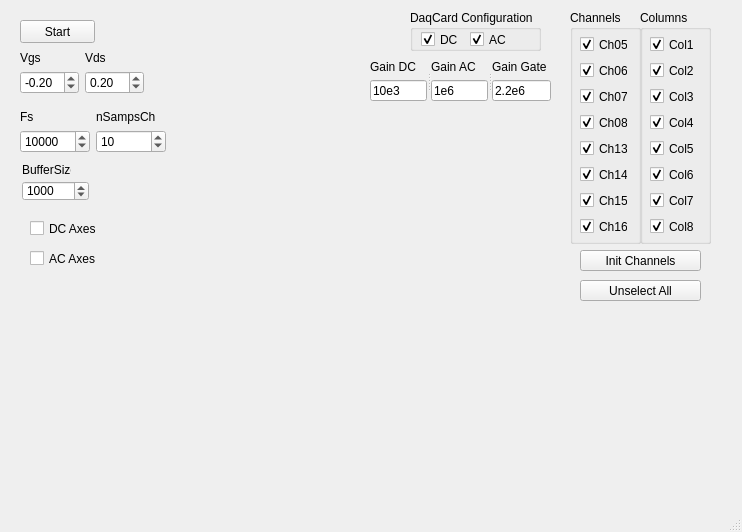
<?xml version="1.0" encoding="UTF-8"?>
<ui version="4.0">
 <class>MainWindow</class>
 <widget class="QMainWindow" name="MainWindow">
  <property name="geometry">
   <rect>
    <x>0</x>
    <y>0</y>
    <width>742</width>
    <height>532</height>
   </rect>
  </property>
  <property name="windowTitle">
   <string>MainWindow</string>
  </property>
  <widget class="QWidget" name="centralwidget">
   <widget class="QPushButton" name="ButStart">
    <property name="geometry">
     <rect>
      <x>20</x>
      <y>20</y>
      <width>75</width>
      <height>23</height>
     </rect>
    </property>
    <property name="text">
     <string>Start</string>
    </property>
   </widget>
   <widget class="QWidget" name="layoutWidget_23">
    <property name="geometry">
     <rect>
      <x>20</x>
      <y>50</y>
      <width>124</width>
      <height>44</height>
     </rect>
    </property>
    <layout class="QGridLayout" name="gridLayout_21">
     <item row="0" column="0">
      <widget class="QLabel" name="label_80">
       <property name="text">
        <string>Vgs</string>
       </property>
      </widget>
     </item>
     <item row="1" column="0">
      <widget class="QDoubleSpinBox" name="SpnSVgs">
       <property name="correctionMode">
        <enum>QAbstractSpinBox::CorrectToPreviousValue</enum>
       </property>
       <property name="minimum">
        <double>-0.300000000000000</double>
       </property>
       <property name="maximum">
        <double>3.000000000000000</double>
       </property>
       <property name="singleStep">
        <double>0.100000000000000</double>
       </property>
       <property name="value">
        <double>-0.200000000000000</double>
       </property>
      </widget>
     </item>
     <item row="0" column="1">
      <widget class="QLabel" name="label_81">
       <property name="text">
        <string>Vds</string>
       </property>
      </widget>
     </item>
     <item row="1" column="1">
      <widget class="QDoubleSpinBox" name="SpnSVds">
       <property name="maximum">
        <double>0.300000000000000</double>
       </property>
       <property name="singleStep">
        <double>0.010000000000000</double>
       </property>
       <property name="value">
        <double>0.200000000000000</double>
       </property>
      </widget>
     </item>
    </layout>
   </widget>
   <widget class="QGroupBox" name="GrConfig">
    <property name="geometry">
     <rect>
      <x>410</x>
      <y>10</y>
      <width>131</width>
      <height>41</height>
     </rect>
    </property>
    <property name="title">
     <string>DaqCard Configuration</string>
    </property>
    <widget class="QWidget" name="layoutWidget">
     <property name="geometry">
      <rect>
       <x>11</x>
       <y>20</y>
       <width>91</width>
       <height>19</height>
      </rect>
     </property>
     <layout class="QHBoxLayout" name="horizontalLayout">
      <item>
       <widget class="QCheckBox" name="ChckDCSetup">
        <property name="text">
         <string>DC</string>
        </property>
        <property name="checked">
         <bool>true</bool>
        </property>
        <property name="autoExclusive">
         <bool>false</bool>
        </property>
       </widget>
      </item>
      <item>
       <widget class="QCheckBox" name="ChckACSetup">
        <property name="text">
         <string>AC</string>
        </property>
        <property name="checked">
         <bool>true</bool>
        </property>
        <property name="autoExclusive">
         <bool>false</bool>
        </property>
       </widget>
      </item>
     </layout>
    </widget>
   </widget>
   <widget class="QPushButton" name="ButUnselAll">
    <property name="geometry">
     <rect>
      <x>580</x>
      <y>280</y>
      <width>121</width>
      <height>21</height>
     </rect>
    </property>
    <property name="sizePolicy">
     <sizepolicy hsizetype="Fixed" vsizetype="Fixed">
      <horstretch>0</horstretch>
      <verstretch>0</verstretch>
     </sizepolicy>
    </property>
    <property name="text">
     <string>Unselect All</string>
    </property>
   </widget>
   <widget class="QPushButton" name="ButInitChannels">
    <property name="geometry">
     <rect>
      <x>580</x>
      <y>250</y>
      <width>121</width>
      <height>21</height>
     </rect>
    </property>
    <property name="sizePolicy">
     <sizepolicy hsizetype="Fixed" vsizetype="Fixed">
      <horstretch>0</horstretch>
      <verstretch>0</verstretch>
     </sizepolicy>
    </property>
    <property name="text">
     <string>Init Channels</string>
    </property>
   </widget>
   <widget class="QSplitter" name="splitter_2">
    <property name="geometry">
     <rect>
      <x>370</x>
      <y>60</y>
      <width>181</width>
      <height>41</height>
     </rect>
    </property>
    <property name="orientation">
     <enum>Qt::Horizontal</enum>
    </property>
    <widget class="QSplitter" name="splitter">
     <property name="orientation">
      <enum>Qt::Horizontal</enum>
     </property>
     <widget class="QWidget" name="layoutWidget">
      <layout class="QVBoxLayout" name="verticalLayout_32">
       <item>
        <widget class="QLabel" name="label_45">
         <property name="text">
          <string>Gain DC</string>
         </property>
        </widget>
       </item>
       <item>
        <widget class="QLineEdit" name="QGainDC">
         <property name="text">
          <string>10e3</string>
         </property>
        </widget>
       </item>
      </layout>
     </widget>
     <widget class="QWidget" name="layoutWidget">
      <layout class="QVBoxLayout" name="verticalLayout_7">
       <item>
        <widget class="QLabel" name="label_47">
         <property name="text">
          <string>Gain AC</string>
         </property>
        </widget>
       </item>
       <item>
        <widget class="QLineEdit" name="QGainAC">
         <property name="text">
          <string>1e6</string>
         </property>
        </widget>
       </item>
      </layout>
     </widget>
    </widget>
    <widget class="QWidget" name="layoutWidget_4">
     <layout class="QVBoxLayout" name="verticalLayout_36">
      <item>
       <widget class="QLabel" name="label_46">
        <property name="text">
         <string>Gain Gate</string>
        </property>
       </widget>
      </item>
      <item>
       <widget class="QLineEdit" name="QGainGate">
        <property name="text">
         <string>2.2e6</string>
        </property>
       </widget>
      </item>
     </layout>
    </widget>
   </widget>
   <widget class="QGroupBox" name="GrColumns">
    <property name="geometry">
     <rect>
      <x>640</x>
      <y>10</y>
      <width>71</width>
      <height>234</height>
     </rect>
    </property>
    <property name="title">
     <string>Columns</string>
    </property>
    <widget class="QCheckBox" name="checkBox_17">
     <property name="geometry">
      <rect>
       <x>10</x>
       <y>208</y>
       <width>48</width>
       <height>17</height>
      </rect>
     </property>
     <property name="text">
      <string>Col8</string>
     </property>
     <property name="checked">
      <bool>true</bool>
     </property>
    </widget>
    <widget class="QCheckBox" name="checkBox_35">
     <property name="geometry">
      <rect>
       <x>10</x>
       <y>104</y>
       <width>48</width>
       <height>17</height>
      </rect>
     </property>
     <property name="text">
      <string>Col4</string>
     </property>
     <property name="checked">
      <bool>true</bool>
     </property>
    </widget>
    <widget class="QCheckBox" name="checkBox_37">
     <property name="geometry">
      <rect>
       <x>10</x>
       <y>78</y>
       <width>48</width>
       <height>17</height>
      </rect>
     </property>
     <property name="text">
      <string>Col3</string>
     </property>
     <property name="checked">
      <bool>true</bool>
     </property>
    </widget>
    <widget class="QCheckBox" name="checkBox_39">
     <property name="geometry">
      <rect>
       <x>10</x>
       <y>156</y>
       <width>48</width>
       <height>17</height>
      </rect>
     </property>
     <property name="text">
      <string>Col6</string>
     </property>
     <property name="checked">
      <bool>true</bool>
     </property>
    </widget>
    <widget class="QCheckBox" name="checkBox_41">
     <property name="geometry">
      <rect>
       <x>10</x>
       <y>182</y>
       <width>48</width>
       <height>17</height>
      </rect>
     </property>
     <property name="text">
      <string>Col7</string>
     </property>
     <property name="checked">
      <bool>true</bool>
     </property>
    </widget>
    <widget class="QCheckBox" name="checkBox_43">
     <property name="geometry">
      <rect>
       <x>10</x>
       <y>26</y>
       <width>48</width>
       <height>17</height>
      </rect>
     </property>
     <property name="text">
      <string>Col1</string>
     </property>
     <property name="checked">
      <bool>true</bool>
     </property>
    </widget>
    <widget class="QCheckBox" name="checkBox_45">
     <property name="geometry">
      <rect>
       <x>10</x>
       <y>52</y>
       <width>48</width>
       <height>17</height>
      </rect>
     </property>
     <property name="text">
      <string>Col2</string>
     </property>
     <property name="checked">
      <bool>true</bool>
     </property>
    </widget>
    <widget class="QCheckBox" name="checkBox_48">
     <property name="geometry">
      <rect>
       <x>10</x>
       <y>130</y>
       <width>48</width>
       <height>17</height>
      </rect>
     </property>
     <property name="text">
      <string>Col5</string>
     </property>
     <property name="checked">
      <bool>true</bool>
     </property>
    </widget>
   </widget>
   <widget class="QWidget" name="layoutWidget">
    <property name="geometry">
     <rect>
      <x>20</x>
      <y>110</y>
      <width>146</width>
      <height>43</height>
     </rect>
    </property>
    <layout class="QHBoxLayout" name="horizontalLayout_2">
     <item>
      <layout class="QVBoxLayout" name="verticalLayout_78">
       <item>
        <widget class="QLabel" name="label_76">
         <property name="text">
          <string>Fs</string>
         </property>
        </widget>
       </item>
       <item>
        <widget class="QDoubleSpinBox" name="SpnFs">
         <property name="decimals">
          <number>0</number>
         </property>
         <property name="maximum">
          <double>2000000.000000000000000</double>
         </property>
         <property name="singleStep">
          <double>100.000000000000000</double>
         </property>
         <property name="value">
          <double>10000.000000000000000</double>
         </property>
        </widget>
       </item>
      </layout>
     </item>
     <item>
      <layout class="QVBoxLayout" name="verticalLayout_79">
       <item>
        <widget class="QLabel" name="label_78">
         <property name="text">
          <string>nSampsCh</string>
         </property>
        </widget>
       </item>
       <item>
        <widget class="QSpinBox" name="SpnSamps">
         <property name="minimum">
          <number>1</number>
         </property>
         <property name="maximum">
          <number>1000000</number>
         </property>
         <property name="value">
          <number>10</number>
         </property>
        </widget>
       </item>
      </layout>
     </item>
    </layout>
   </widget>
   <widget class="QLabel" name="label_79">
    <property name="geometry">
     <rect>
      <x>22</x>
      <y>162</y>
      <width>49</width>
      <height>16</height>
     </rect>
    </property>
    <property name="text">
     <string>BufferSize</string>
    </property>
   </widget>
   <widget class="QSpinBox" name="SpnBuffSize">
    <property name="geometry">
     <rect>
      <x>22</x>
      <y>181</y>
      <width>67</width>
      <height>20</height>
     </rect>
    </property>
    <property name="minimum">
     <number>1</number>
    </property>
    <property name="maximum">
     <number>1000000</number>
    </property>
    <property name="value">
     <number>1000</number>
    </property>
   </widget>
   <widget class="QCheckBox" name="ChckDCAxs">
    <property name="geometry">
     <rect>
      <x>30</x>
      <y>220</y>
      <width>101</width>
      <height>17</height>
     </rect>
    </property>
    <property name="text">
     <string>DC Axes</string>
    </property>
   </widget>
   <widget class="QCheckBox" name="ChckACAxs">
    <property name="geometry">
     <rect>
      <x>30</x>
      <y>250</y>
      <width>101</width>
      <height>17</height>
     </rect>
    </property>
    <property name="text">
     <string>AC Axes</string>
    </property>
   </widget>
   <widget class="QGroupBox" name="GrChannels">
    <property name="geometry">
     <rect>
      <x>570</x>
      <y>10</y>
      <width>71</width>
      <height>234</height>
     </rect>
    </property>
    <property name="title">
     <string>Channels</string>
    </property>
    <widget class="QCheckBox" name="checkBox_18">
     <property name="geometry">
      <rect>
       <x>10</x>
       <y>208</y>
       <width>48</width>
       <height>17</height>
      </rect>
     </property>
     <property name="text">
      <string>Ch16</string>
     </property>
     <property name="checked">
      <bool>true</bool>
     </property>
    </widget>
    <widget class="QCheckBox" name="checkBox_36">
     <property name="geometry">
      <rect>
       <x>10</x>
       <y>104</y>
       <width>48</width>
       <height>17</height>
      </rect>
     </property>
     <property name="text">
      <string>Ch08</string>
     </property>
     <property name="checked">
      <bool>true</bool>
     </property>
    </widget>
    <widget class="QCheckBox" name="checkBox_38">
     <property name="geometry">
      <rect>
       <x>10</x>
       <y>78</y>
       <width>48</width>
       <height>17</height>
      </rect>
     </property>
     <property name="text">
      <string>Ch07</string>
     </property>
     <property name="checked">
      <bool>true</bool>
     </property>
    </widget>
    <widget class="QCheckBox" name="checkBox_40">
     <property name="geometry">
      <rect>
       <x>10</x>
       <y>156</y>
       <width>48</width>
       <height>17</height>
      </rect>
     </property>
     <property name="text">
      <string>Ch14</string>
     </property>
     <property name="checked">
      <bool>true</bool>
     </property>
    </widget>
    <widget class="QCheckBox" name="checkBox_42">
     <property name="geometry">
      <rect>
       <x>10</x>
       <y>182</y>
       <width>48</width>
       <height>17</height>
      </rect>
     </property>
     <property name="text">
      <string>Ch15</string>
     </property>
     <property name="checked">
      <bool>true</bool>
     </property>
    </widget>
    <widget class="QCheckBox" name="checkBox_44">
     <property name="geometry">
      <rect>
       <x>10</x>
       <y>26</y>
       <width>48</width>
       <height>17</height>
      </rect>
     </property>
     <property name="text">
      <string>Ch05</string>
     </property>
     <property name="checked">
      <bool>true</bool>
     </property>
    </widget>
    <widget class="QCheckBox" name="checkBox_46">
     <property name="geometry">
      <rect>
       <x>10</x>
       <y>52</y>
       <width>48</width>
       <height>17</height>
      </rect>
     </property>
     <property name="text">
      <string>Ch06</string>
     </property>
     <property name="checked">
      <bool>true</bool>
     </property>
    </widget>
    <widget class="QCheckBox" name="checkBox_49">
     <property name="geometry">
      <rect>
       <x>10</x>
       <y>130</y>
       <width>48</width>
       <height>17</height>
      </rect>
     </property>
     <property name="text">
      <string>Ch13</string>
     </property>
     <property name="checked">
      <bool>true</bool>
     </property>
    </widget>
   </widget>
  </widget>
  <widget class="QMenuBar" name="menubar">
   <property name="geometry">
    <rect>
     <x>0</x>
     <y>0</y>
     <width>742</width>
     <height>21</height>
    </rect>
   </property>
  </widget>
  <widget class="QStatusBar" name="statusbar"/>
 </widget>
 <resources/>
 <connections/>
</ui>
